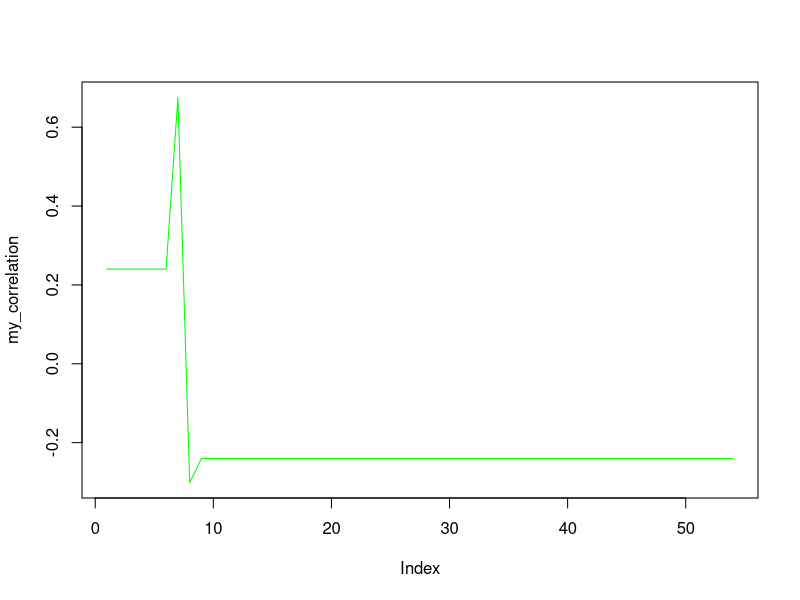

The R source for this figure:
# Global Comments More
x <- c(8:15,c(50:1))
y <- c(7,4,8,4,1,11,c(1:50))
z <- c(y[1],y[2],y[3])
boo <- c(1:53)
counter = 1
counter2 = 1
my_correlation = NULL
for(i in boo){
  p <- c(y[counter2], y[counter2+1], y[counter2+2])
  if(counter < length(y)-3){
    
   for(i2 in x){
    if(counter < length(x)-3){
    q <- c(x[counter], x[counter+1], x[counter+2])
#     print(p)
#     print(q)
    cor_out <- cor(p,q)
    if(cor_out)
    # print(cor_out)
    my_correlation <- append(my_correlation, cor_out)
    }
    counter <- counter+1
    print(counter)
  }
  }
  counter2 <- counter2+1
  print(counter2)
  print(boo)
  
}
plot(my_correlation, type="l", col="green")

print(my_correlation)

